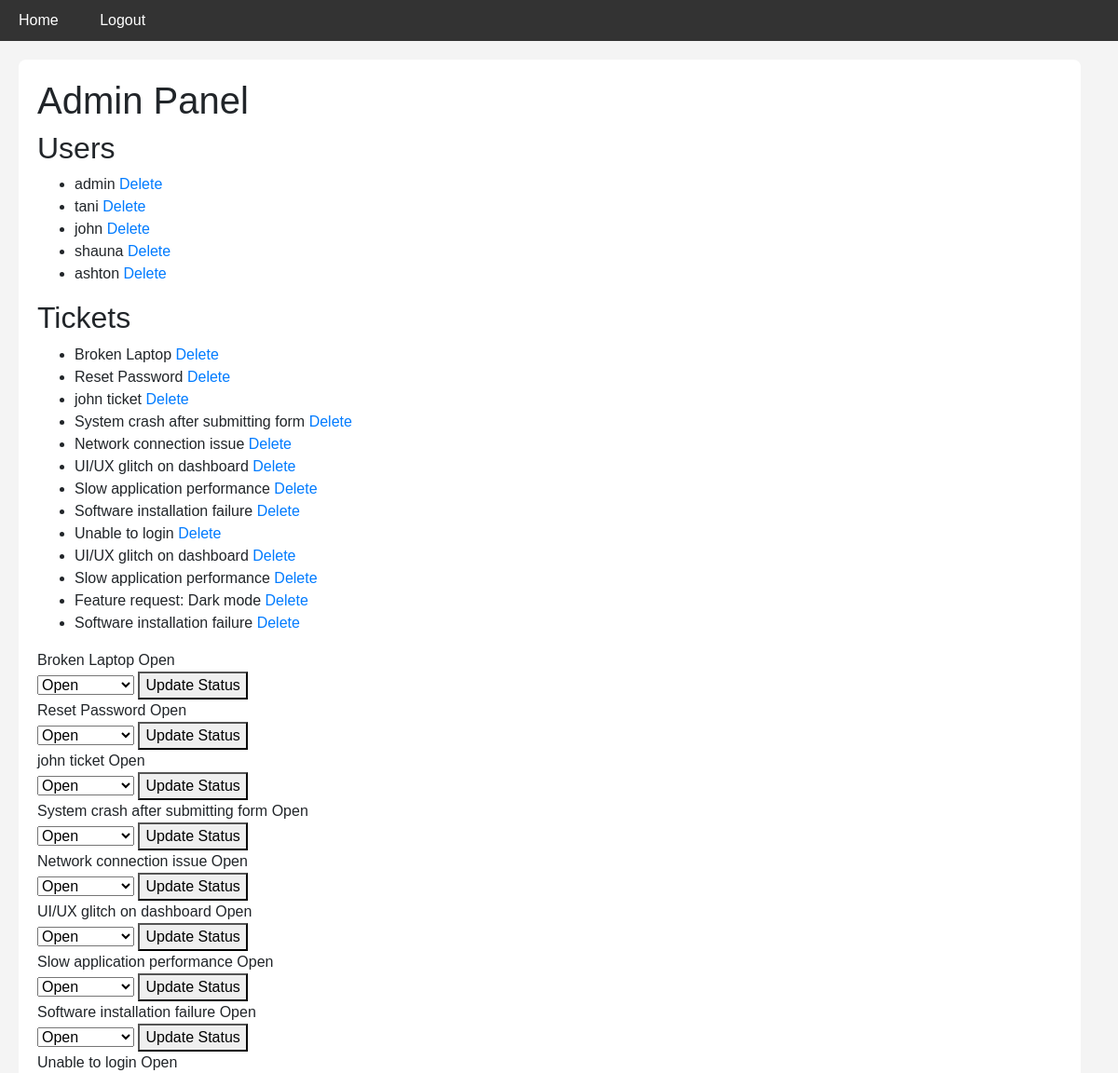
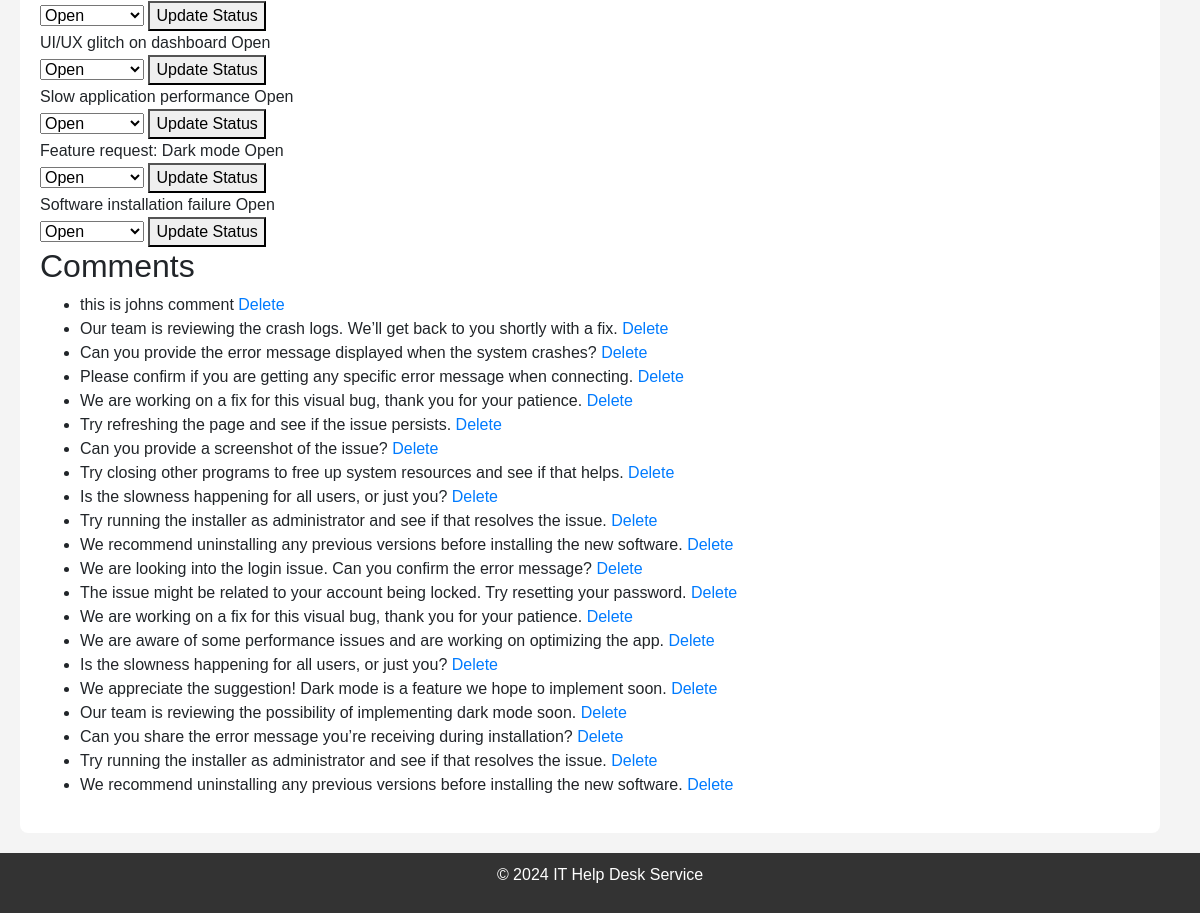
The page /admin (signed in) on the database its author committed (2 pictures, top to bottom).
### app/models.py (models this page shows, shortened)
class User(UserMixin, db.Model):
    id = db.Column(db.Integer, primary_key=True)
    username = db.Column(db.String(64), index=True, unique=True)
    email = db.Column(db.String(120), index=True, unique=True)
    password_hash = db.Column(db.String(128))
    role = db.Column(db.String(64), index=True)
    tickets = db.relationship('Ticket', backref='creator', lazy=True)
    def is_admin(self):
        return self.role == 'admin'

class Ticket(db.Model):
    id = db.Column(db.Integer, primary_key=True)
    title = db.Column(db.String(100), nullable=False)
    description = db.Column(db.Text, nullable=False)
    status = db.Column(db.String(20), nullable=False)  # e.g., 'Open', 'In Progress', 'Resolved'
    priority = db.Column(db.String(20), nullable=False)  # e.g., 'Low', 'Medium', 'High'
    created_date = db.Column(db.DateTime, default=db.func.current_timestamp())
    resolved_date = db.Column(db.DateTime, nullable=True)
    user_id = db.Column(db.Integer, db.ForeignKey('user.id'), nullable=False)
    user = db.relationship('User')

class Comment(db.Model):
    id = db.Column(db.Integer, primary_key=True)
    content = db.Column(db.Text)
    timestamp = db.Column(db.DateTime, index=True, default=datetime.utcnow)
    ticket_id = db.Column(db.Integer, db.ForeignKey('ticket.id'))
    user_id = db.Column(db.Integer, db.ForeignKey('user.id'))

### app/routes.py (the view)
@bp.route('/admin')
@login_required
@admin_required  # Protect this route with admin access control
def admin_panel():
    users = User.query.all()
    tickets = Ticket.query.all()
    comments = Comment.query.all()
    return render_template('admin_panel.html', users=users, tickets=tickets, comments=comments)

### app/__init__.py (called while the page is built)
@login.user_loader
def load_user(user_id):
    from app.models import User
    return User.query.get(int(user_id))

### app/templates/admin_panel.html (shortened to what this page needs)
{% extends "base.html" %}
{% block content %}
  <h1>Admin Panel</h1>
  <h2>Users</h2>
  <ul>
    {% for user in users %}
      <li>{{ user.username }}
          <a href="{{ url_for('routes.delete_user', id=user.id) }}">Delete</a>
      </li>
    {% endfor %}
  </ul>
  <h2>Tickets</h2>
  <ul>
    {% for ticket in tickets %}
      <li>{{ ticket.title }}
          <a href="{{ url_for('routes.delete_ticket', id=ticket.id) }}">Delete</a>
      </li>
    {% endfor %}
  </ul>
{% for ticket in tickets %}
    <tr>
        <td>{{ ticket.title }}</td>
        <td>{{ ticket.status }}</td>
        <td>
            <form action="{{ url_for('routes.update_ticket_status', ticket_id=ticket.id) }}" method="POST">
                <select name="status">
                    <option value="open" {% if ticket.status == 'open' %}selected{% endif %}>Open</option>
                </select>
                <button type="submit">Update Status</button>
            </form>
        </td>
    </tr>
{% endfor %}
  <h2>Comments</h2>
  <ul>
    {% for comment in comments %}
      <li>{{ comment.content }}
          <a href="{{ url_for('routes.delete_comment', id=comment.id) }}">Delete</a>
      </li>
    {% endfor %}
  </ul>
{% endblock %}

### app/static/styles.css (style rules this page uses)
body { font-family: Arial, sans-serif; background-color: #f4f4f4; margin: 0; padding: 0; }

### rows shown on the page
User: username "admin"
User: username "tani"
User: username "john"
User: username "shauna"
User: username "ashton"
Ticket: title "Broken Laptop", status "Open"
Ticket: title "Reset Password", status "Open"
Ticket: title "john ticket", status "Open"
Ticket: title "System crash after submitting form", status "Open"
Ticket: title "Network connection issue", status "Open"
Ticket: title "UI/UX glitch on dashboard", status "Open"
Ticket: title "Slow application performance", status "Open"
Ticket: title "Software installation failure", status "Open"
Ticket: title "Unable to login", status "Open"
Ticket: title "UI/UX glitch on dashboard", status "Open"
Ticket: title "Slow application performance", status "Open"
Ticket: title "Feature request: Dark mode", status "Open"
Ticket: title "Software installation failure", status "Open"
Comment: content "this is johns comment"
Comment: content "Our team is reviewing the crash logs. We’ll get back to you shortly with a fix."
Comment: content "Can you provide the error message displayed when the system crashes?"
Comment: content "Please confirm if you are getting any specific error message when connecting."
Comment: content "We are working on a fix for this visual bug, thank you for your patience."
Comment: content "Try refreshing the page and see if the issue persists."
Comment: content "Can you provide a screenshot of the issue?"
Comment: content "Try closing other programs to free up system resources and see if that helps."
Comment: content "Is the slowness happening for all users, or just you?"
Comment: content "Try running the installer as administrator and see if that resolves the issue."
Comment: content "We recommend uninstalling any previous versions before installing the new software."
Comment: content "We are looking into the login issue. Can you confirm the error message?"
Comment: content "The issue might be related to your account being locked. Try resetting your password."
Comment: content "We are working on a fix for this visual bug, thank you for your patience."
Comment: content "We are aware of some performance issues and are working on optimizing the app."
Comment: content "Is the slowness happening for all users, or just you?"
Comment: content "We appreciate the suggestion! Dark mode is a feature we hope to implement soon."
Comment: content "Our team is reviewing the possibility of implementing dark mode soon."
Comment: content "Can you share the error message you’re receiving during installation?"
Comment: content "Try running the installer as administrator and see if that resolves the issue."
Comment: content "We recommend uninstalling any previous versions before installing the new software."
